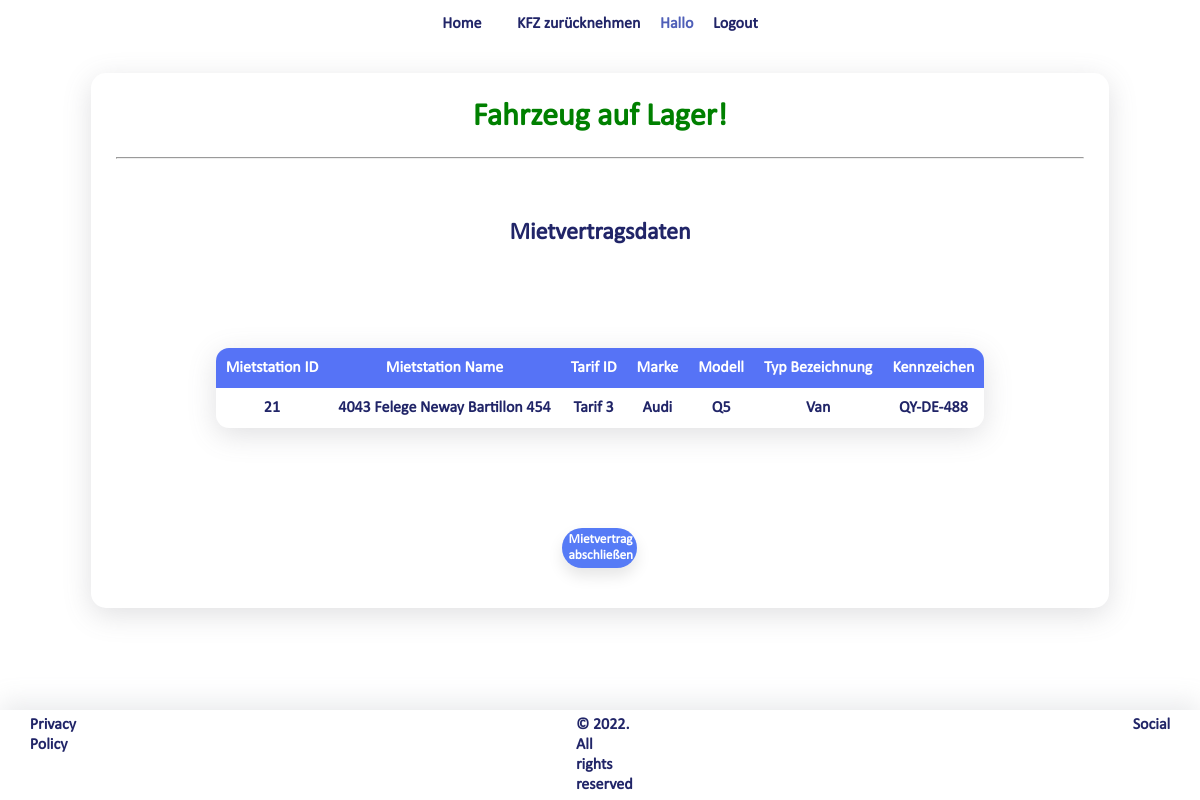
The page /rental/rental_check.php?reservierungID=1&kategorie=3 (signed in) on the database its author committed.
### tables this page shows
CREATE TABLE `reservierungen` (
  `reservierungID` int(11) NOT NULL,
  `kundeID` int(11) NOT NULL,
  `kfzTypID` int(11) NOT NULL,
  `mietstationID` int(11) NOT NULL,
  `abgabestationID` int(11) NOT NULL,
  `status` enum('bestätigt','aktiv','storniert','abgeschlossen','in bearbeitung') NOT NULL,
  `datum` date NOT NULL,
  `Mietbeginn` date NOT NULL,
  `Mietende` date NOT NULL,
  `message` varchar(45) DEFAULT NULL
);

CREATE TABLE `mietstationen` (
  `mietstationID` int(11) NOT NULL,
  `mietstationTyp` varchar(45) NOT NULL,
  `stellplaetze` int(11) NOT NULL,
  `lage` varchar(45) NOT NULL,
  `groesse` int(11) NOT NULL,
  `beschreibung` varchar(45) NOT NULL
);

CREATE TABLE `tarife` (
  `tarifID` int(11) NOT NULL,
  `tarifBez` varchar(45) NOT NULL,
  `tarifPreis` double NOT NULL
);

CREATE TABLE `kfzs` (
  `kfzID` int(11) NOT NULL,
  `marke` varchar(45) DEFAULT NULL,
  `modell` varchar(45) DEFAULT NULL,
  `kfzTypID` int(11) NOT NULL,
  `gesamtnote` int(11) DEFAULT NULL,
  `lackZustand` int(11) DEFAULT NULL,
  `innenraumNote` int(11) DEFAULT NULL,
  `technikZustandNote` int(11) DEFAULT NULL,
  `anmerkungen` varchar(45) DEFAULT NULL,
  `kilometerStand` int(11) DEFAULT NULL,
  `kennzeichen` varchar(45) DEFAULT NULL
);

CREATE TABLE `kfztypen` (
  `kfzTypID` int(11) NOT NULL,
  `typBezeichnung` varchar(45) NOT NULL,
  `tarifID` int(11) NOT NULL
);

### rental/rental_check.php (the view, shortened to what this page needs)
<!DOCTYPE html>
    <?php
        require_once(realpath(dirname(__FILE__) . '/../functions/functions.php'));
        $user_data = check_login_mitarbeiter($con);
        function verfuegbareKfzAnzeigen() {
            global $con;
            $reservierungsdaten = mysqli_fetch_array($con->query("SELECT * FROM reservierungen WHERE reservierungID = ".$_GET["reservierungID"]));
            $kategorie = $_GET["kategorie"];
            $abholstation = $reservierungsdaten["mietstationID"];
            $kfzids = $con->query("SELECT kfzID FROM kfzs WHERE kfzTypID=$kategorie AND kfzID IN (SELECT kfzID FROM mietstationen_mietwagenbestaende WHERE
                mietstationID=$abholstation)");
            $ids = array();
            if($kfzids) {
                while($row = $kfzids->fetch_array()) {
                    array_push($ids,$row["kfzID"]);
                }
            }
            if($ids) {
                $id = array_values($ids)[0];
                $kfz = mysqli_fetch_array($con->query("SELECT * FROM kfzs WHERE kfzID=$id"));
                $tarif = mysqli_fetch_array($con->query("SELECT tarifBez FROM tarife WHERE tarifID = (SELECT tarifID FROM kfztypen WHERE kfzTypID=$kategorie)"))[0];
                $abholstation = mysqli_fetch_array($con->query("SELECT beschreibung FROM mietstationen WHERE mietstationID = ".$abholstation))[0];
                $kfzTyp = mysqli_fetch_array($con->query("SELECT typBezeichnung FROM kfztypen WHERE kfzTypID = ".$kfz["kfzTypID"]))[0];
                $mietvertragDaten =
                "<h1 style='color:green'>Fahrzeug auf Lager!</h1>
                <br>
                <hr>
                <center>
                    <br>
                    <br>
                    <br>
                    <h2>Mietvertragsdaten</h2>
                    <table>
                        <thead>
                            <tr>
                                <th>Mietstation ID</th>
                                <th>Mietstation Name</th>
                                <th>Tarif ID</th>
                                <th>Marke</th>
                                <th>Modell</th>
                                <th>Typ Bezeichnung</th>
                                <th>Kennzeichen</th>
                            </tr>
                        </thead>
                        <tbody>
                            <tr>
                                <td>".$reservierungsdaten['mietstationID']."</td>
                                <td>$abholstation</td>
                                <td>$tarif</td>
                                <td>".$kfz['marke']."</td>
                                <td>".$kfz['modell']."</td>
                                <td>$kfzTyp</td>
                                <td>".$kfz['kennzeichen']."</td>
                            </tr>
                        </tbody>
                    </table>
                </center>";
                echo $mietvertragDaten;
                $erstellButton = '<button type="button" onclick="window.location=\'rental_contract_completion.php?reservierungID='.$_GET["reservierungID"].'&kfzid='.$id.'\'">Mietvertrag abschließen</button>';
                echo $erstellButton;
                }
            }
            ?>
<html>
    <head>
        <link rel="stylesheet" href="../src/styles/style_returnDialog.css">
    </head>
    <body style="background-image:url()">
        <header>
            <nav>
                <ul>
                    <b>
                        <li><a href="../index.php">Home</a></li>
                        <li><b><a href="../return/return_dialog.php">KFZ zurücknehmen</a></b></li>
                        <li><b class="username"> Hallo <?php echo $user_data['pseudo'] ?><b></li>
                        <li><a href="../login/logout.php">Logout</a></li>
                    </b>
                </ul>
            </nav>
        </header>
        <main>
            <center>
                <div class="frame">
                    <?php
                        verfuegbareKfzAnzeigen();
                    ?>
                </div>
            </center>
        </main>
        <footer>
            <b>Privacy Policy</b>
            <b>© 2022. All rights reserved</b>
            <b>Social</b>
        </footer>
    </body>
</html>

### src/styles/style_returnDialog.css (style rules this page uses)
table { margin: 100px; }

### src/styles/global.css (style rules this page uses)
:root { --formInputHeight: 40px; --formInputWidth: 375px; }
* { font-family: calibri-regular; color: #212568; margin: 0px; }
.username { color: #4f5fb8; }
body { background-image: url("../images/background.png"); background-repeat: no-repeat; background-size: cover; }
footer { position: fixed; left: 0; bottom: 0; width: 100%; display: flex; justify-content: center; box-shadow: rgba(149, 157, 165, 0.2) 0px -8px 24px; background-color: white; }
footer b { margin: 5px 250px 5px 250px; }
nav { background-color: white; border-radius: 15px; }
ul { list-style-type: none; margin: 0; padding: 0; overflow: hidden; display: flex; justify-content: center; }
li { display: inline-block; }
li a { display: block; text-align: center; padding: 14px 16px; text-decoration: none; transition: all 0.3s ease 0s; }
main h1,h2 { text-align: center; }
button { height: var(--formInputHeight); background-color: #567bf6; color: white; border: none; border-radius: 45px; box-shadow: 0px 8px 15px rgba(0, 0, 0, 0.1); transition: all 0.3s ease 0s; cursor: pointer; outline: none; width: 75px; margin: 15px 2px; font-weight: bold; }
form, #checkbox, button, table { display: block; margin-left: auto; margin-right: auto; }
table { border-radius: 13px; font-weight: bold; border-collapse: collapse; box-shadow: rgba(100, 100, 111, 0.2) 0px 7px 29px 0px; width:fit-content; background-color: white; }
table thead { background-color: #5673f6; }
table thead tr th { color: white !important; }
table thead th:first-child { border-top-left-radius: 13px; }
table thead th:last-child { border-top-right-radius: 13px; }
td, th { padding: 10px; text-align: center; }
div.frame { border-radius: 15px; padding: 25px; margin: 25px; width: fit-content; box-shadow: rgba(100, 100, 111, 0.2) 0px 7px 29px 0px; background-color: white; }

### rows shown on the page
reservierungen: mietstationID "21", mietstationID.beschreibung "4043 Felege Neway Bartillon 454"
tarife: tarifBez "Tarif 3"
kfzs: marke "Audi", modell "Q5", kfzTypID.typBezeichnung "Van", kennzeichen "QY-DE-488"
